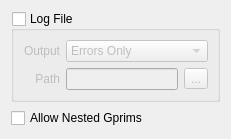
<?xml version="1.0" encoding="UTF-8"?>
<ui version="4.0">
 <class>UsdExportAdvancedRollup</class>
 <widget class="QWidget" name="UsdExportAdvancedRollup">
  <property name="windowTitle">
   <string>Advanced</string>
  </property>
  <layout class="QVBoxLayout" name="verticalLayout">
   <item>
    <widget class="QGroupBox" name="LogFileGroupBox">
     <property name="toolTip">
      <string>If selected, a log file is output with your render.</string>
     </property>
     <property name="title">
      <string>Log File</string>
     </property>
     <property name="checkable">
      <bool>true</bool>
     </property>
     <property name="checked">
      <bool>false</bool>
     </property>
     <layout class="QGridLayout" name="gridLayout" columnstretch="3,5,1">
      <item row="0" column="0">
       <widget class="QLabel" name="LogOutputTypeLabel">
        <property name="toolTip">
         <string>Select the type of log data to be stored from exporting your scene. By default, log data is not stored.</string>
        </property>
        <property name="text">
         <string>Output</string>
        </property>
        <property name="alignment">
         <set>Qt::AlignRight|Qt::AlignTrailing|Qt::AlignVCenter</set>
        </property>
       </widget>
      </item>
      <item row="0" column="1" colspan="2">
       <widget class="QComboBox" name="LogOutputTypeComboBox">
        <item>
         <property name="text">
          <string>Errors Only</string>
         </property>
        </item>
        <item>
         <property name="text">
          <string>Errors and Warnings</string>
         </property>
        </item>
        <item>
         <property name="text">
          <string>Full Log Data</string>
         </property>
        </item>
       </widget>
      </item>
      <item row="1" column="0">
       <widget class="QLabel" name="LogFilePathLabel">
        <property name="toolTip">
         <string>Specify the file path for log data storage.</string>
        </property>
        <property name="text">
         <string>Path</string>
        </property>
        <property name="alignment">
         <set>Qt::AlignRight|Qt::AlignTrailing|Qt::AlignVCenter</set>
        </property>
       </widget>
      </item>
      <item row="1" column="1">
       <widget class="QLineEdit" name="LogFilePathLineEdit">
        <property name="readOnly">
         <bool>true</bool>
        </property>
       </widget>
      </item>
      <item row="1" column="2">
       <widget class="QToolButton" name="LogFilePathToolButton">
        <property name="sizePolicy">
         <sizepolicy hsizetype="Expanding" vsizetype="Maximum">
          <horstretch>0</horstretch>
          <verstretch>0</verstretch>
         </sizepolicy>
        </property>
        <property name="text">
         <string>...</string>
        </property>
       </widget>
      </item>
     </layout>
    </widget>
   </item>
   <item>
    <widget class="QCheckBox" name="AllowNestedGprimsCheckBox">
     <property name="toolTip">
      <string>If selected, the export allows for nested geometric prims (Gprims). This can maintain existing hierarchy and help performance by reducing prim counts. Warning: This is not strictly valid in USD and usdchecker will issue warnings.</string>
     </property>
     <property name="text">
      <string>Allow Nested Gprims</string>
     </property>
    </widget>
   </item>
  </layout>
 </widget>
 <resources/>
 <connections/>
</ui>
